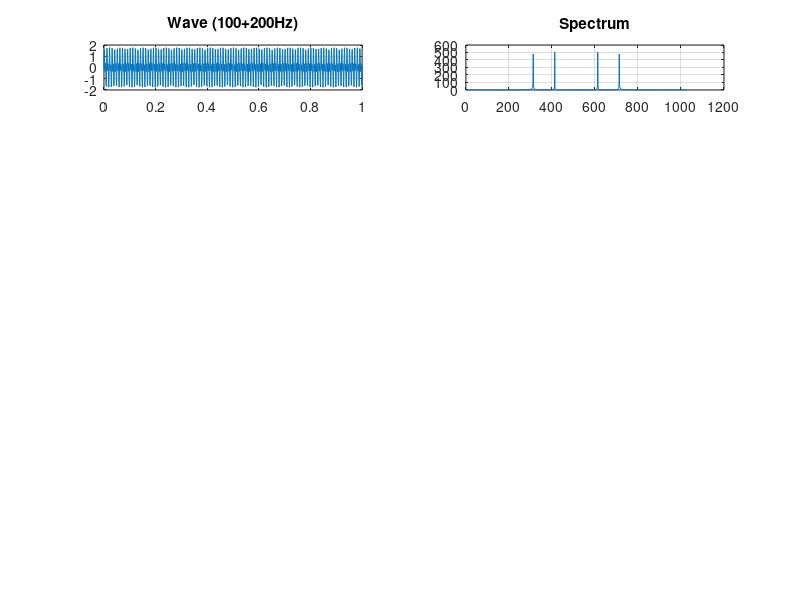

Write MATLAB code to recreate this figure. (Note: this script raises an error after producing the figure.)
% 20230309 Lab.4 Sampling and rate conversion
% Practice 2 :
% page 12 & 16h
% 1.Generate a signal with two sinusoidal signals;downsample the
%   signal(without aliasing),and then upsample the downsampled signal
% 2.Design an FIR LPF and let the upsampled signal pass the filter such
%   that the upsampled signal is similar to the original signel
% 3.Design an IIR LPF 
% 4.Calculate the MSE of these two interpolated results.
%%
close all; clear all; clc;
%%
%   Parameter
multiple = 2;
f1 = 100;                                       %%  frequency 1
f2 = 200;                                       %%  frequency 2
fs = 1024;                                      %%  frequency of sampling

%%%%%%%%%%%%%%%%%%%%%%%%%%%%%%
%%  Sinusoidal
T = 1;                                          %%  Cycle
t = linspace(0, T ,fs);                         %%  frequency of sampling in first sec
wave_sin = sin(2*pi*f1*t) + sin(2*pi*f2*t);     %%  carrier wave
figure(1);
subplot(6,2,1);plot(t,wave_sin);  title('Wave (100+200Hz)');  grid on;

%%  FFT
y = fftshift(fft(wave_sin));                    %%  fft
subplot(6,2,2);plot(abs(y));  title('Spectrum'); grid on;

%%%%%%%%%%%%%%%%%%%%%%%%%%%%%%
%%  LPF
lpf_wave=lowpass(wave_sin,100,fs);
y_lpf = fftshift(fft(lpf_wave));
subplot(6,2,3);plot(t,lpf_wave);   title('LPF wave (100Hz)');  grid on;
subplot(6,2,4);plot(abs(y_lpf));   title('Spectrum');  grid on;


%%%%%%%%%%%%%%%%%%%%%%%%%%%%%%
%%  Downsample
Td = 1*multiple;                                %%  Cycle
td = linspace(0, Td ,fs);                       %%  frequency of sampling in first sec
% dw_wave = downsample(multiple,wave_sin);
dw_wave = downsample(multiple,lpf_wave);
subplot(6,2,5);plot(td,dw_wave);  title('Downsample');  grid on;

%%  FFT
yd = fftshift(fft(dw_wave));                    %%  fft
subplot(6,2,6);plot(abs(yd));  title('Spectrum'); grid on;


%%%%%%%%%%%%%%%%%%%%%%%%%%%%%%
%%  Upsample
Tu = 1*multiple;                                %%  Cycle
tu = linspace(0, Tu ,fs*multiple);              %%  frequency of sampling in first sec
up_wave = upsample(multiple,dw_wave);
subplot(6,2,7);plot(tu,up_wave);  title('Upsample');  grid on;

%%  FFT
yu = fftshift(fft(up_wave));                    %%  fft
subplot(6,2,8);plot(abs(yu));  title('Spectrum'); grid on;

%% FIR
fir_wave=filter(fir_window,up_wave);
y_fir = fftshift(fft(fir_wave));
subplot(6,2,9);plot(tu,fir_wave);   title('FIR_window');  grid on;
subplot(6,2,10);plot(abs(y_fir));   title('Spectrum');  grid on;

%% IIR
iir_wave=filter(iir_butterworth,up_wave);
y_iir = fftshift(fft(iir_wave));
subplot(6,2,11);plot(tu,iir_wave);   title('IIR_window');  grid on;
subplot(6,2,12);plot(abs(y_iir));   title('Spectrum');  grid on;

%% Mean squared error (MSE)
mse_fir = immse(lpf_wave, fir_wave(1:fs));
mse_iir = immse(lpf_wave, iir_wave(1:fs));
fprintf('\n The FIR mean-squared error is %0.4f\n', mse_fir);
fprintf('\n The IIR mean-squared error is %0.4f\n', mse_iir);
